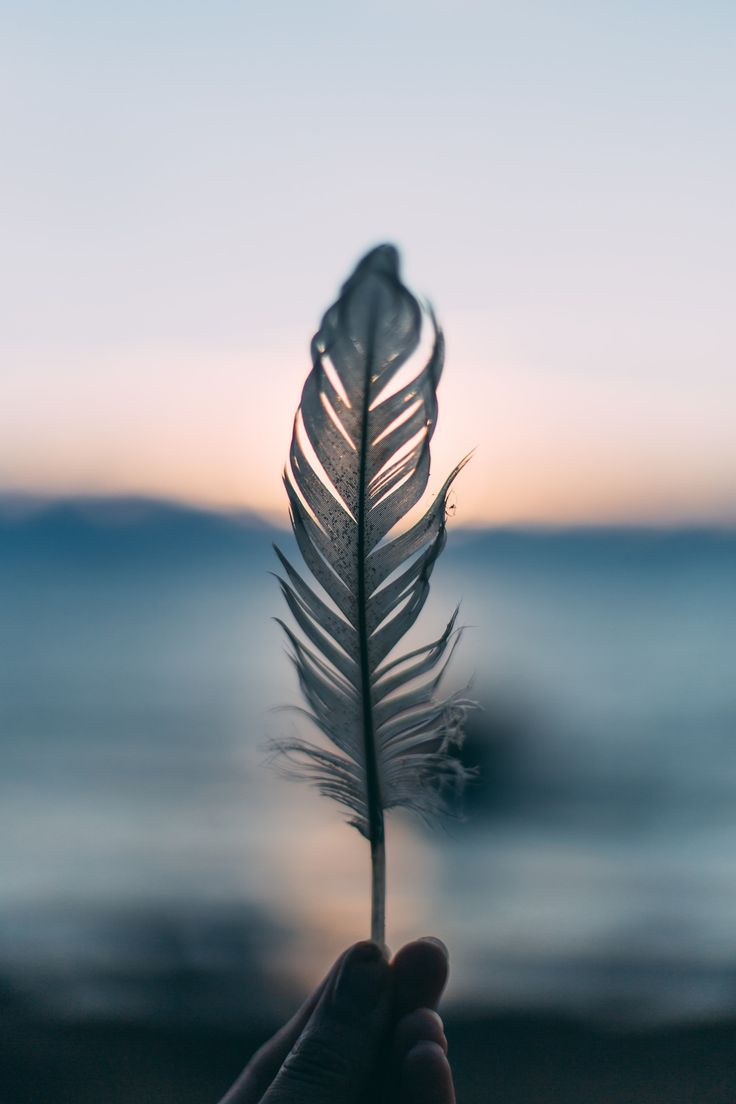
#> input picture input.jpg, 736 x 1104 px
$ jupyter execute hs.ipynb
#> lines starting #> are read from the running program, lines starting #| are printed output that depends on the picture
[cell 1]
import cv2
import numpy as np
import matplotlib.pyplot as plt

# --- load image as float32 grayscale ---
image = cv2.imread(r"input.jpg", cv2.IMREAD_GRAYSCALE)
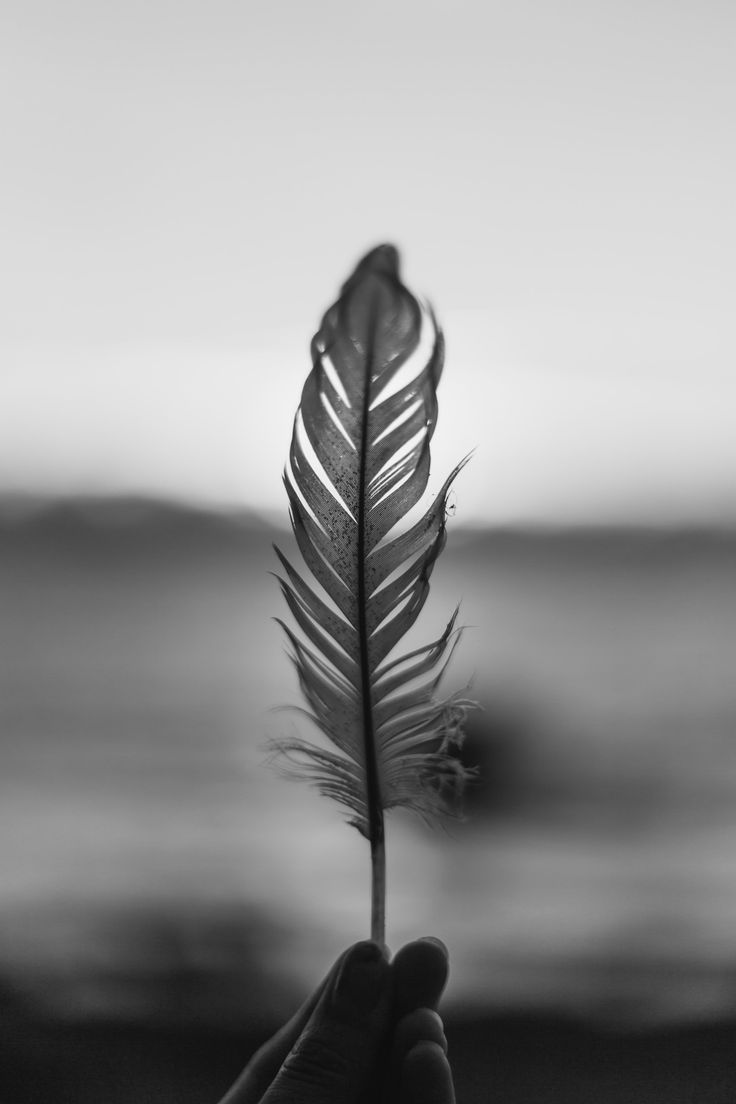
#> image: shape (1104, 736); min 7, max 255, mean 147.5
if image is None:
    raise FileNotFoundError("Image not found, check path.")
image = image.astype(np.float32)

# --- gaussian kernel ---
def gaussian_kernel(size=5, sigma=1.4):
    k = size // 2
    xs = np.arange(-k, k+1, dtype=np.float32)
    xx, yy = np.meshgrid(xs, xs)
    g = np.exp(-(xx**2 + yy**2) / (2.0 * sigma**2))
    return g / np.sum(g)

# --- convolution with reflect padding (same output shape) ---
def convolve(img, kernel):
    kh, kw = kernel.shape
    pad_h = kh // 2
    pad_w = kw // 2
    padded = np.pad(img, ((pad_h, pad_h), (pad_w, pad_w)), mode='reflect')
    out = np.zeros_like(img, dtype=np.float32)
    # naive loops (easy to understand)
    for i in range(out.shape[0]):
        for j in range(out.shape[1]):
            region = padded[i:i+kh, j:j+kw]
            out[i, j] = np.sum(region * kernel)
    return out

# --- Sobel kernels ---
Sx = np.array([[-1, 0, 1],
               [-2, 0, 2],
               [-1, 0, 1]], dtype=np.float32)
Sy = np.array([[1, 2, 1],
               [0, 0, 0],
               [-1, -2, -1]], dtype=np.float32)

# --- pipeline ---
gauss = gaussian_kernel(5, 1.4)
blurred = convolve(image, gauss)

Gx = convolve(blurred, Sx)
Gy = convolve(blurred, Sy)
#> after the loop in convolve (call 3), `for i in range(out.shape[0]):`:
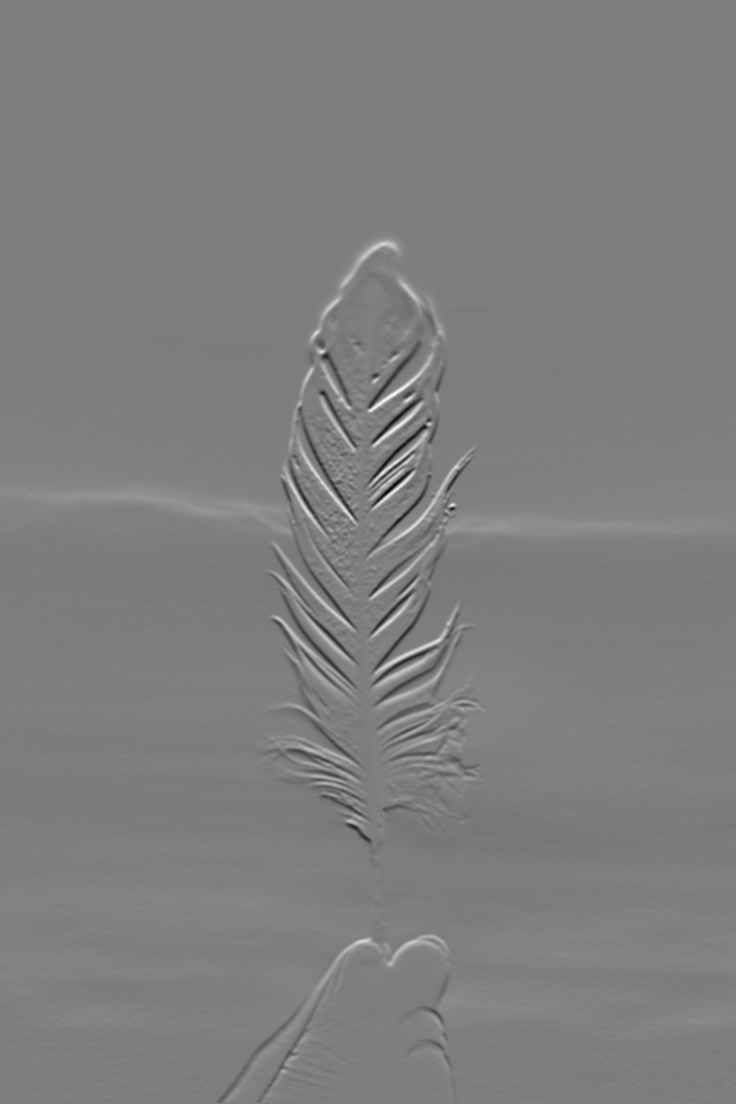
#> out: shape (1104, 736) float32; min -278.6, max 285.1, mean 1.3; drawn with min black and max white

magnitude = np.hypot(Gx, Gy)  # float
angle = np.arctan2(Gy, Gx)    # radians
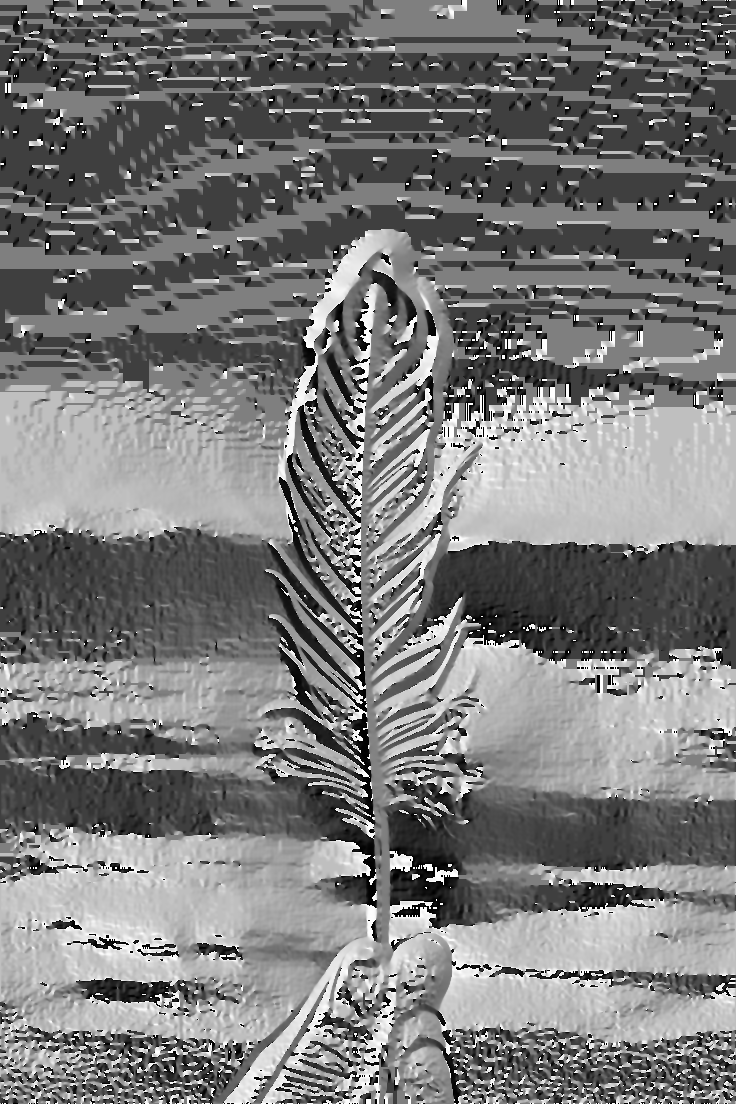
#> angle: shape (1104, 736) float32; min -3.14, max 3.14, mean -0.123; drawn with min black and max white

# normalize magnitude to 0-255 for thresholding & visualization
mag_norm = (magnitude - magnitude.min())
if mag_norm.max() > 0:
    mag_norm = (mag_norm / mag_norm.max()) * 255.0
else:
    mag_norm = mag_norm

# --- non-maximum suppression ---
def non_max_suppression(mag, ang):
    H, W = mag.shape
#> H = 1104; W = 736
    out = np.zeros((H, W), dtype=np.float32)
    angle_deg = np.degrees(ang) % 180.0
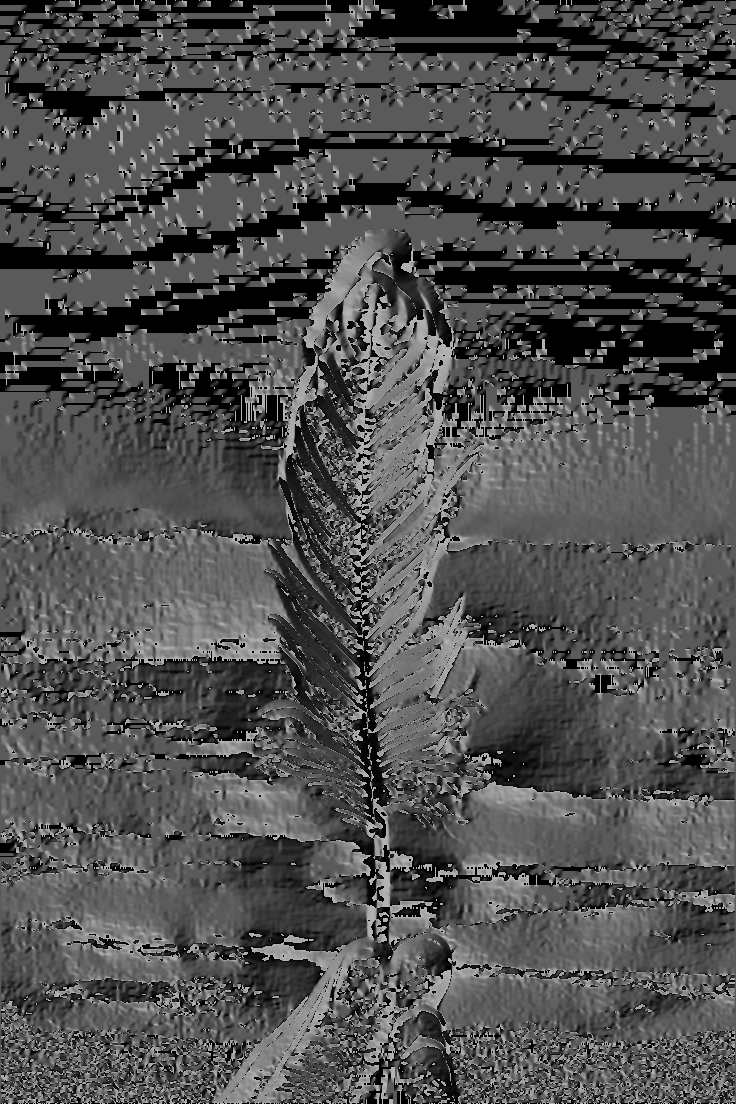
#> angle_deg: shape (1104, 736) float32; min 0, max 180, mean 79.3

    for i in range(1, H-1):
        for j in range(1, W-1):
            a = angle_deg[i, j]

            # default neighbours
            q = 0.0
            r = 0.0

            # 0 deg
            if (0 <= a < 22.5) or (157.5 <= a < 180):
                q = mag[i, j+1]
                r = mag[i, j-1]
            # 45 deg
            elif (22.5 <= a < 67.5):
                q = mag[i+1, j-1]
                r = mag[i-1, j+1]
            # 90 deg
            elif (67.5 <= a < 112.5):
                q = mag[i+1, j]
                r = mag[i-1, j]
            # 135 deg
            elif (112.5 <= a < 157.5):
                q = mag[i-1, j-1]
                r = mag[i+1, j+1]

            if (mag[i, j] >= q) and (mag[i, j] >= r):
                out[i, j] = mag[i, j]
            else:
                out[i, j] = 0.0
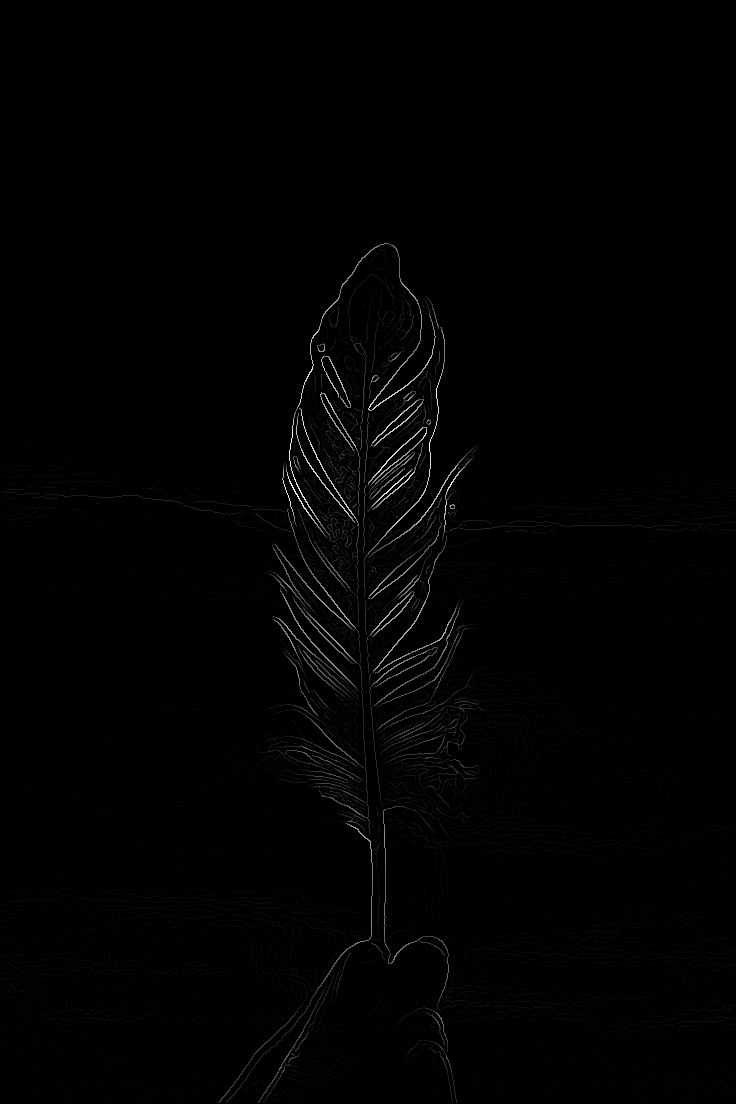
#> out: shape (1104, 736) float32; min 0, max 255, mean 2
    return out

nms = non_max_suppression(mag_norm, angle)

# --- double threshold: using ratios (safer across images) ---
low_ratio = 0.05   # weak threshold = 5% of max
high_ratio = 0.15  # strong threshold = 15% of max
high = nms.max() * high_ratio
#> high = 38.25
low = high * low_ratio  # note: you can also pick low = nms.max() * low_ratio
#> low = 1.91

strong = 255
weak = 50

edges = np.zeros_like(nms, dtype=np.uint8)
strong_i, strong_j = np.where(nms >= high)
#> strong_i = 10587 values from 243 to 1102; strong_j = 10587 values, max 476 at index 7747, min 218 at index 10583, mean 366.9
weak_i, weak_j = np.where((nms >= low) & (nms < high))

edges[strong_i, strong_j] = strong
edges[weak_i, weak_j] = weak

# --- hysteresis: use DFS/BFS from strong pixels to capture chains ---
def hysteresis(img, weak=50, strong=255):
#> called with weak = 50, strong = 255
    H, W = img.shape
    out = img.copy().astype(np.uint8)

    # stack of strong coordinates to start from
    strong_coords = list(zip(*np.where(out == strong)))

    # 8-connected neighbors relative positions
    neighbor_offsets = [(-1, -1), (-1, 0), (-1, 1),
                        (0, -1),           (0, 1),
                        (1, -1),  (1, 0),  (1, 1)]

    while strong_coords:
        i, j = strong_coords.pop()
        for di, dj in neighbor_offsets:
            ni, nj = i + di, j + dj
            if ni < 0 or ni >= H or nj < 0 or nj >= W:
                continue
            if out[ni, nj] == weak:
                # promote weak to strong and add to stack to propagate
                out[ni, nj] = strong
                strong_coords.append((ni, nj))

    # any remaining weak -> zero
    out[out != strong] = 0
    return out

final_edges = hysteresis(edges, weak=weak, strong=strong)

# --- save / show results ---
# cv2.imwrite("edges_output.png", final_edges)
plt.figure(figsize=(12,4))
plt.subplot(1,3,1); plt.title("Original"); plt.axis('off'); plt.imshow(image, cmap='gray')
plt.subplot(1,3,2); plt.title("Gradient magnitude (norm)"); plt.axis('off'); plt.imshow(mag_norm, cmap='gray')
plt.subplot(1,3,3); plt.title("Final Edges"); plt.axis('off'); plt.imshow(final_edges, cmap='gray')
plt.show()
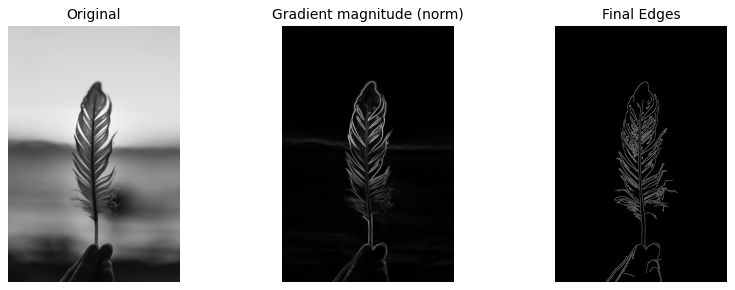
#> figure drawn by matplotlib, 3 panels
